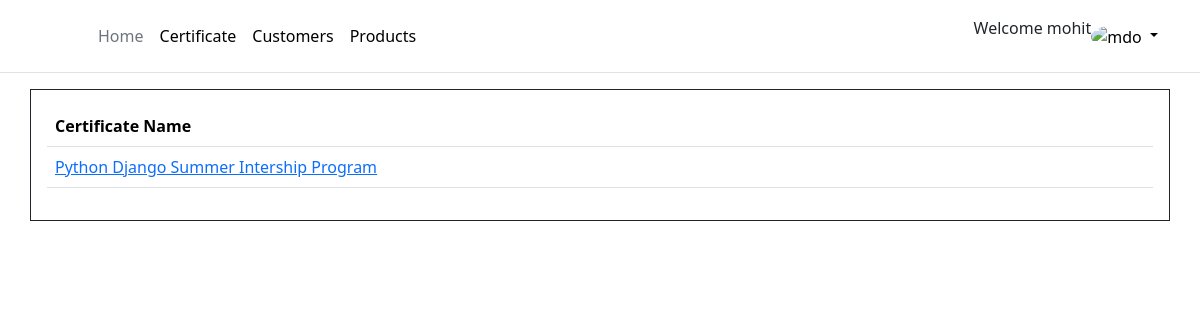
The app's page /certificate_link/ (signed in), older data.
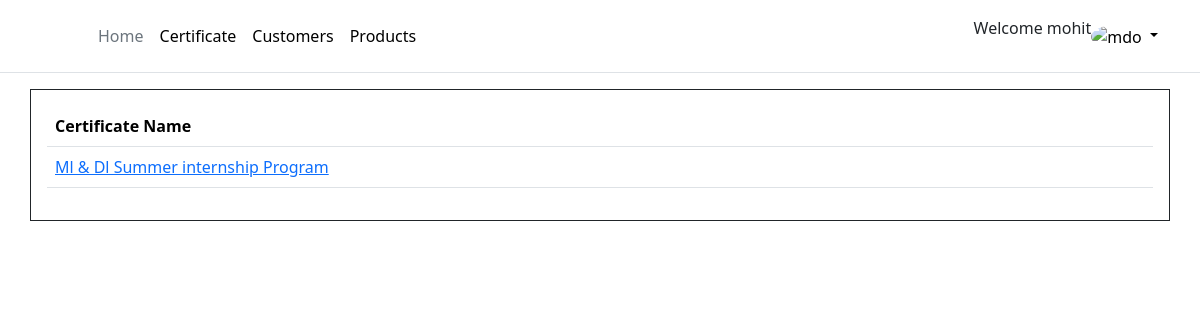
The same page, newer data.
### certificate_app/models.py (models this page shows, shortened)
class CertificateRequest(models.Model):
    user = models.ForeignKey(User, on_delete=models.CASCADE)
    certification = models.ForeignKey(Certification, on_delete=models.CASCADE)
    enrollment = models.ForeignKey(Enrollment,on_delete=models.CASCADE)
    status = models.CharField(max_length=20, choices=[("pending", "Pending"), ("approved", "Approved"), ("denied", "Denied")], default="pending")
    issuing_date = models.DateField(null=True,blank=True)
    issuing_authority = models.CharField(max_length=100)
    def __str__(self):
        return self.certification.title

class Certification(models.Model):
    title = models.CharField(max_length=100)
    description = models.TextField()
    duration = models.PositiveIntegerField(help_text="Duration in hours")

### certificate_app/views.py (the view)
# urls.py: path('certificate_link/',views.certificate_link),
@login_required(login_url='/')
def certificate_link(request):
    data = CertificateRequest.objects.filter(user=request.user)
    return render(request,'certificate_links.html',{'data':data})

### templates/certificate_links.html (shortened to what this page needs)
{% extends "base.html" %}
{% block certificate_link %}
<div class="container border border-dark p-3">
<table class="table">
    <thead class="thead-dark">
      <tr>
        <th scope="col">Certificate Name</th>
      </tr>
    </thead>
    <tbody>
     {% for i in data %}
      <tr>
        <td><a href="/certificate_output/{{i.id}}/">{{i}}</a></td>
      </tr>
      {% endfor %}
    </tbody>
  </table>
</div>
{% endblock certificate_link %}

Row changes from the older to the newer data that the page shows:
removed CertificateRequest: certification.title "Python Django Summer Intership Program"
added CertificateRequest: certification.title "Ml & Dl Summer internship Program"
